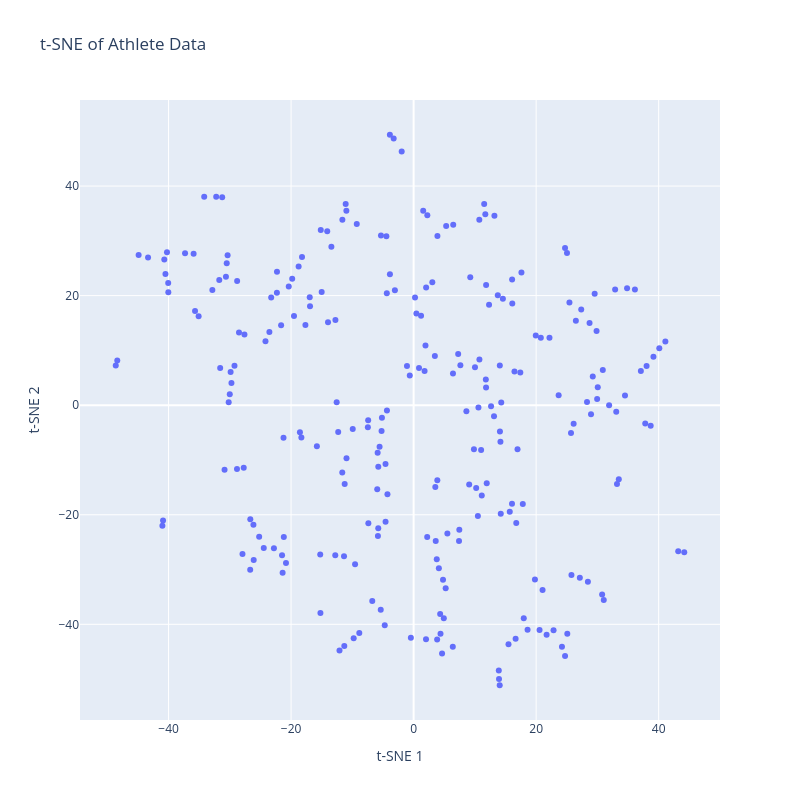

Notebook code for this chart:
### Code cell
fig = px.scatter(x=tsne_result[:, 0],
                 y=tsne_result[:, 1],  
                 labels={'x': 't-SNE 1', 'y': 't-SNE 2'}, 
                 title='t-SNE of Athlete Data',
                 height=800, width=800)
fig.show()

### Figure 1 — Plotly figure (JSON) as saved in the notebook; plotly's stock layout.template omitted (floating-point values rounded to 4 significant figures; data arrays with more than 128 entries replaced by an {"elided": "..."} marker saying what was removed)
{"data": [{"hovertemplate": "t-SNE 1=%{x}<br>t-SNE 2=%{y}<extra></extra>", "legendgroup": "", "marker": {"color": "#636efa", "symbol": "circle"}, "mode": "markers", "name": "", "orientation": "v", "showlegend": false, "type": "scatter", "x": {"elided": "250 float values"}, "xaxis": "x", "y": {"elided": "250 float values"}, "yaxis": "y"}], "layout": {"height": 800, "legend": {"tracegroupgap": 0}, "title": {"text": "t-SNE of Athlete Data"}, "width": 800, "xaxis": {"anchor": "y", "domain": [0, 1], "title": {"text": "t-SNE 1"}}, "yaxis": {"anchor": "x", "domain": [0, 1], "title": {"text": "t-SNE 2"}}}}
